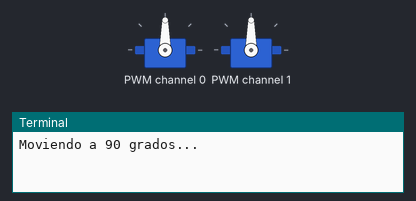
Bench run of a program on a simulated Raspberry Pi (BCM pin numbers). On the bench: 2 × servo, the last lines printed to the terminal. At 2.0 s the program stops and its outputs stay as they are.

Above: at 0.1 s.
At 2.1 s:
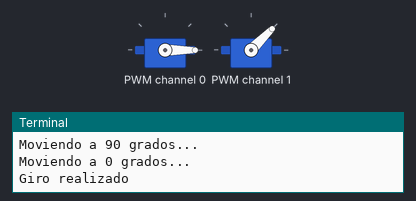
Timing chart, 0 to 3.5 s (numbered marks = the images above):
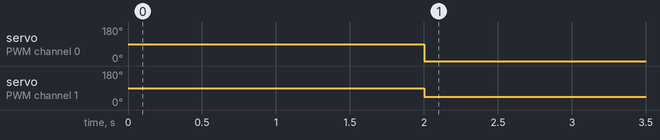

Measured:
- by itself, servo on PWM channel 0: 90° → 0° at 2.0 s
- by itself, servo on PWM channel 1: 90° → 45° at 2.0 s

The program:

MG996R.py
```python
from adafruit_servokit import ServoKit
import time

# Inicializamos el driver (especificamos que tiene 16 canales)
kit = ServoKit(channels=16)

#Configuracion de servos
for i in range(0,2):
    kit.servo[i].set_pulse_width_range(600, 2400)
    kit.servo[i].actuation_range = 160

#Renombramos servos de acuerdo a su función
longitud = kit.servo[0]
latitud = kit.servo[1]

# Mover el servo en el canal 0 a 90 grados
print("Moviendo a 90 grados...")
longitud.angle = 90
latitud.angle = 90

time.sleep(2)

# Mover a 0 grados
print("Moviendo a 0 grados...")
longitud.angle = 0
latitud.angle = 45

print("Giro realizado")
```
